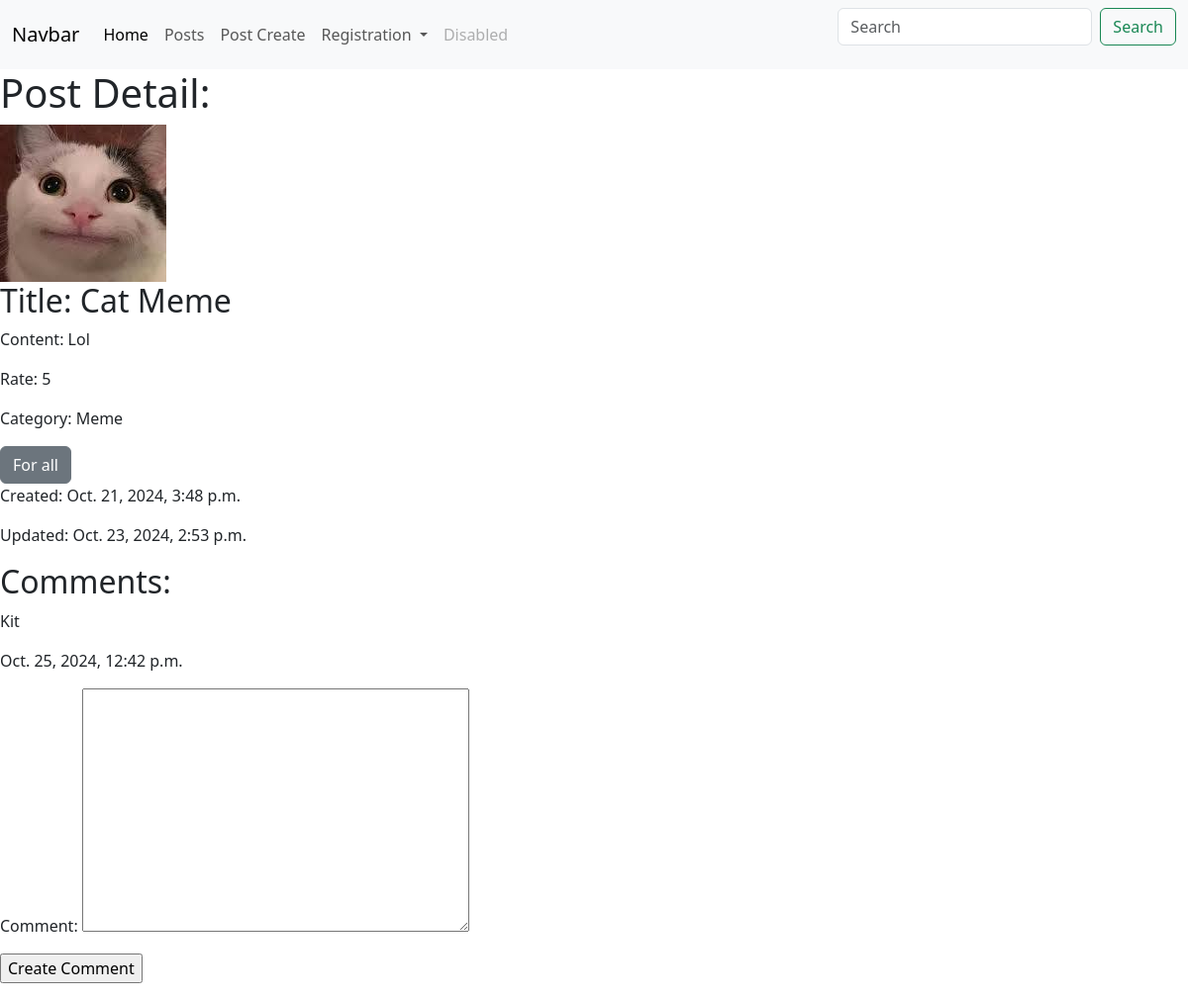
Page /posts/1/ on the earlier database version.
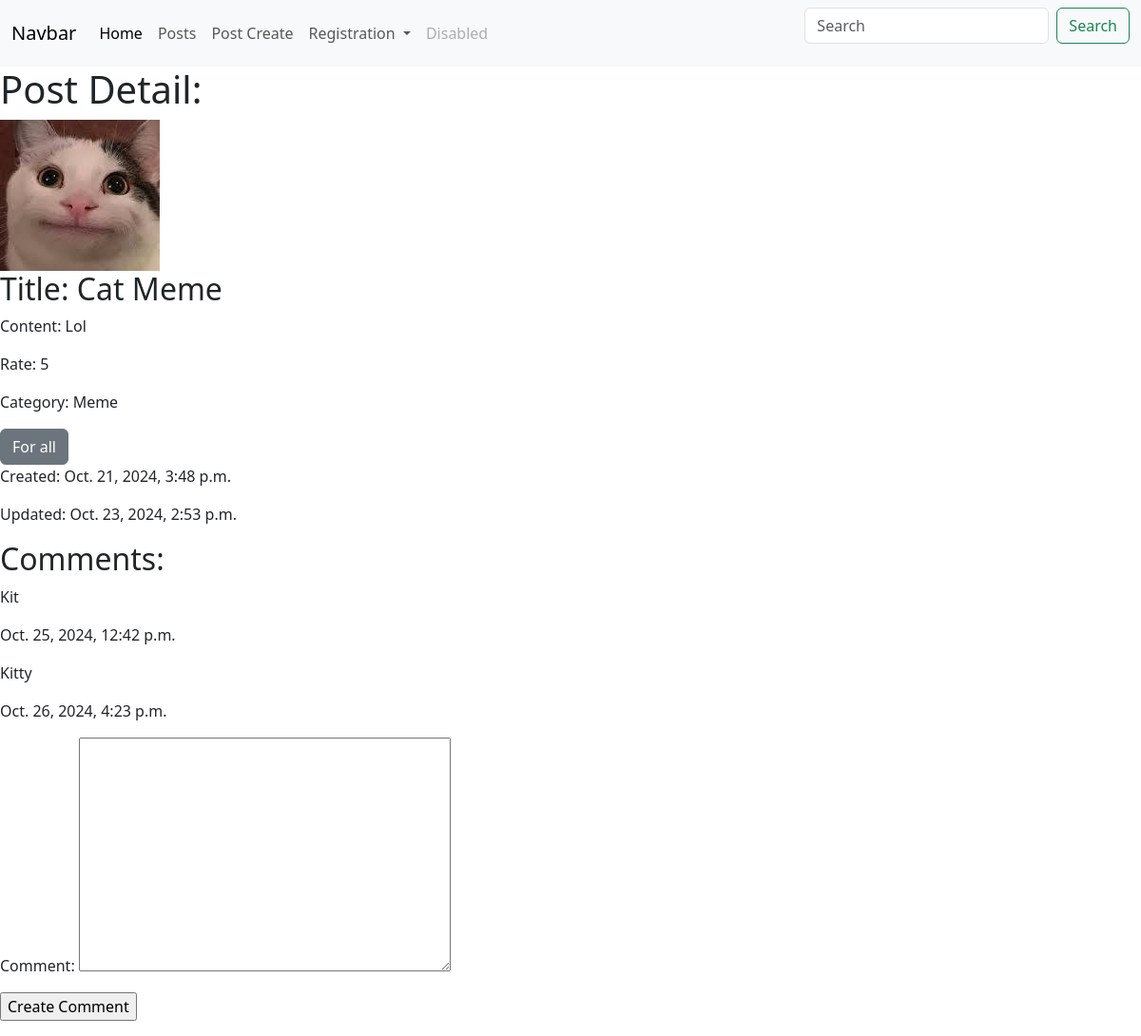
Same page on the later database version.
### post/models.py (models this page shows, shortened)
class Post(models.Model):
    image = models.ImageField(upload_to='images/', null=True, blank=True)
    title = models.CharField(max_length=100)
    content = models.CharField(max_length=100)
    rate = models.IntegerField()
    created_at = models.DateTimeField(auto_now_add=True)
    updated_at = models.DateTimeField(auto_now=True)
    category = models.ForeignKey('Category', on_delete=models.CASCADE, related_name='posts', null=True, blank=True)
    tags = models.ManyToManyField('Tag', related_name='posts', blank=True, null=True)

class Category(models.Model):
    name = models.CharField(max_length=100)
    def __str__(self):
        return self.name

class Tag(models.Model):
    name = models.CharField(max_length=100)

class Comment(models.Model):
    text = models.TextField()
    post = models.ForeignKey('Post', on_delete=models.CASCADE, related_name='comments', null=True, blank=True)
    created_at = models.DateTimeField(auto_now_add=True)

### post/views.py (the view)
# urls.py: path('posts/<int:post_id>/', views.post_detail_view),
def post_detail_view(request, post_id):
    post = Post.objects.get(id=post_id)
    form = CommentForm()
    return render(request, 'posts/post_detail.html', {'post': post, 'form': form})

### post/forms.py
class CommentForm(forms.ModelForm):
    class Meta:
        model = Comment
        fields = ['text']
        labels = {'text': 'Comment'}

### templates/posts/post_detail.html (shortened to what this page needs)
{% extends 'navbar.html' %}
{% load static %}
{% block content %}
<h1>Post Detail: </h1>
{% if post.image %}
                    <img src="/media/{{ post.image }}" class="card-ing-top" alt="...">
                {% else %}
                    <img src="{% static 'not_found.jpg' %}" class="card-ing-top" alt="...">
                {% endif %}
<h2>Title: {{ post.title }}</h2>
<p>Content: {{ post.content }}</p>
<p>Rate: {{ post.rate }}</p>
<p class="card-text">Category: {{ post.category }}</p>
                {% for tag in post.tags.all %}
                    <a href="#" class="btn btn-secondary">{{ tag.name }}</a>
                    {% endfor %}
<p>Created: {{ post.created_at }}</p>
<p>Updated: {{ post.updated_at }}</p>
<h2>Comments: </h2>
{% for comment in post.comments.all %}
    <p>{{ comment.text }}</p>
    <p>{{ comment.created_at }}</p>
{% endfor %}
    <form action="/posts/{{ post.id }}/post_create/" method="post" enctype="multipart/form-data">
        {{ form.as_p }}
        <input type="submit" name="Create" value="Create Comment">
    </form>
{% endblock %}

### templates/navbar.html (shortened to what this page needs)
{% load static %}
<html lang="en">
  <head>
    <link href="https://cdn.jsdelivr.net/npm/bootstrap@5.3.3/dist/css/bootstrap.min.css" rel="stylesheet">
  </head>
  <body>
  <nav class="navbar navbar-expand-lg navbar-light bg-light">
  <div class="container-fluid">
    <a class="navbar-brand" href="#">Navbar</a>
    <div class="collapse navbar-collapse" id="navbarSupportedContent">
      <ul class="navbar-nav me-auto mb-2 mb-lg-0">
        <li class="nav-item">
          <a class="nav-link active" aria-current="page" href="#">Home</a>
        </li>
        <li class="nav-item">
          <a class="nav-link" href="/posts/">Posts</a>
        </li>
          <li class="nav-item">
              <a class="nav-link" href="/posts/post_create/">Post Create</a>
          </li>
        <li class="nav-item dropdown">
          <a class="nav-link dropdown-toggle" href="#" id="navbarDropdown" role="button" data-bs-toggle="dropdown" aria-expanded="false">
            Registration
          </a>
        </li>
        <li class="nav-item">
          <a class="nav-link disabled" href="#" tabindex="-1" aria-disabled="true">Disabled</a>
        </li>
      </ul>
      <form class="d-flex">
        <input class="form-control me-2" type="search" placeholder="Search" aria-label="Search">
        <button class="btn btn-outline-success" type="submit">Search</button>
      </form>
    </div>
  </div>
</nav>
  {% block content %}
  {% endblock %}
  </body>
</html>

Differences in the rows shown:
added Comment: text "Kitty", created_at "Oct. 26, 2024, 4:23 p.m."
